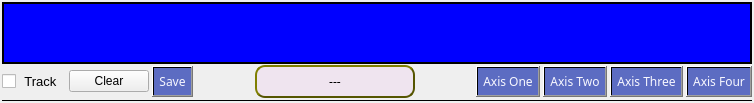
<?xml version="1.0" encoding="UTF-8"?>
<ui version="4.0">
 <class>PlotWidget</class>
 <widget class="QWidget" name="PlotWidget">
  <property name="geometry">
   <rect>
    <x>0</x>
    <y>0</y>
    <width>754</width>
    <height>103</height>
   </rect>
  </property>
  <property name="font">
   <font>
    <stylestrategy>PreferAntialias</stylestrategy>
   </font>
  </property>
  <property name="windowTitle">
   <string>PlotWidget</string>
  </property>
  <property name="styleSheet">
   <string notr="true"/>
  </property>
  <layout class="QGridLayout" name="gridLayout_2">
   <property name="leftMargin">
    <number>2</number>
   </property>
   <property name="topMargin">
    <number>2</number>
   </property>
   <property name="rightMargin">
    <number>2</number>
   </property>
   <property name="bottomMargin">
    <number>1</number>
   </property>
   <property name="horizontalSpacing">
    <number>2</number>
   </property>
   <property name="verticalSpacing">
    <number>1</number>
   </property>
   <item row="0" column="0">
    <widget class="QFrame" name="frame">
     <property name="styleSheet">
      <string notr="true">background:rgb(0, 0, 255)</string>
     </property>
     <property name="frameShape">
      <enum>QFrame::Box</enum>
     </property>
     <property name="frameShadow">
      <enum>QFrame::Plain</enum>
     </property>
     <property name="lineWidth">
      <number>2</number>
     </property>
     <property name="midLineWidth">
      <number>1</number>
     </property>
     <layout class="QGridLayout" name="gridLayout">
      <property name="leftMargin">
       <number>1</number>
      </property>
      <property name="topMargin">
       <number>1</number>
      </property>
      <property name="rightMargin">
       <number>1</number>
      </property>
      <property name="bottomMargin">
       <number>1</number>
      </property>
      <property name="spacing">
       <number>1</number>
      </property>
      <item row="0" column="0">
       <widget class="QCustomPlot" name="customPlot1" native="true">
        <property name="cursor">
         <cursorShape>ArrowCursor</cursorShape>
        </property>
       </widget>
      </item>
      <item row="0" column="1">
       <widget class="QCustomPlot" name="customPlot2" native="true">
        <property name="cursor">
         <cursorShape>ArrowCursor</cursorShape>
        </property>
       </widget>
      </item>
      <item row="1" column="1">
       <widget class="QCustomPlot" name="customPlot4" native="true">
        <property name="font">
         <font>
          <stylestrategy>PreferAntialias</stylestrategy>
         </font>
        </property>
        <property name="cursor">
         <cursorShape>ArrowCursor</cursorShape>
        </property>
        <layout class="QGridLayout" name="gridLayout_3"/>
       </widget>
      </item>
      <item row="1" column="0">
       <widget class="QCustomPlot" name="customPlot3" native="true">
        <property name="cursor">
         <cursorShape>ArrowCursor</cursorShape>
        </property>
       </widget>
      </item>
     </layout>
    </widget>
   </item>
   <item row="1" column="0">
    <layout class="QHBoxLayout" name="horizontalLayout">
     <property name="spacing">
      <number>3</number>
     </property>
     <item>
      <widget class="QCheckBox" name="trackCheckBox">
       <property name="font">
        <font>
         <family>Arial</family>
         <pointsize>10</pointsize>
         <weight>50</weight>
         <bold>false</bold>
         <underline>false</underline>
         <strikeout>false</strikeout>
         <stylestrategy>PreferAntialias</stylestrategy>
        </font>
       </property>
       <property name="text">
        <string> Track </string>
       </property>
       <property name="tristate">
        <bool>false</bool>
       </property>
      </widget>
     </item>
     <item>
      <widget class="QPushButton" name="clearButton">
       <property name="styleSheet">
        <string notr="true">color: rgb(248, 248, 255);
border-color: rgb(0, 0, 85);
min-width: 4em;
min-height:1.2em;
padding: 6px;
font: Arial 19px;
background:qlineargradient(spread:reflect, x1:0.555, y1:0.471818, x2:0.704, y2:0.692864, stop:1 rgba(119, 26, 26, 216));
pressed{background: white;};</string>
       </property>
       <property name="text">
        <string>Clear</string>
       </property>
      </widget>
     </item>
     <item>
      <widget class="QPushButton" name="saveButton">
       <property name="styleSheet">
        <string notr="true">color: rgb(248, 248, 255);
border-color: rgb(0, 0, 85);
min-width: 4em;
min-height:1.2em;
padding: 6px;
font: Arial 19px;
background:qlineargradient(spread:reflect, x1:0.555, y1:0.471818, x2:0.704, y2:0.692864, stop:1 rgba(0, 26, 166, 157))</string>
       </property>
       <property name="text">
        <string>Save</string>
       </property>
      </widget>
     </item>
     <item>
      <spacer name="horizontalSpacer_2">
       <property name="orientation">
        <enum>Qt::Horizontal</enum>
       </property>
       <property name="sizeHint" stdset="0">
        <size>
         <width>40</width>
         <height>20</height>
        </size>
       </property>
      </spacer>
     </item>
     <item>
      <widget class="QLabel" name="infoLabel">
       <property name="sizePolicy">
        <sizepolicy hsizetype="Fixed" vsizetype="Fixed">
         <horstretch>0</horstretch>
         <verstretch>0</verstretch>
        </sizepolicy>
       </property>
       <property name="minimumSize">
        <size>
         <width>160</width>
         <height>33</height>
        </size>
       </property>
       <property name="maximumSize">
        <size>
         <width>300</width>
         <height>33</height>
        </size>
       </property>
       <property name="font">
        <font>
         <family>20px</family>
         <weight>50</weight>
         <italic>false</italic>
         <bold>false</bold>
        </font>
       </property>
       <property name="cursor">
        <cursorShape>ArrowCursor</cursorShape>
       </property>
       <property name="styleSheet">
        <string notr="true">border-style: outset;
border-width: 2px;
border-radius: 10px;
border-color:rgb(85, 85, 0);
min-width: 12em;
min-height:1.4em;
padding: 6px;
font: Arial 20px;
background:qlineargradient(spread:reflect, x1:0.555, y1:0.471818, x2:0.704, y2:0.692864, stop:1 rgba(238, 210, 238, 104))</string>
       </property>
       <property name="frameShape">
        <enum>QFrame::Box</enum>
       </property>
       <property name="frameShadow">
        <enum>QFrame::Plain</enum>
       </property>
       <property name="text">
        <string>             ---             </string>
       </property>
       <property name="alignment">
        <set>Qt::AlignCenter</set>
       </property>
       <property name="margin">
        <number>3</number>
       </property>
      </widget>
     </item>
     <item>
      <spacer name="horizontalSpacer">
       <property name="orientation">
        <enum>Qt::Horizontal</enum>
       </property>
       <property name="sizeHint" stdset="0">
        <size>
         <width>48</width>
         <height>20</height>
        </size>
       </property>
      </spacer>
     </item>
     <item>
      <widget class="QPushButton" name="axisOneButton">
       <property name="styleSheet">
        <string notr="true">color: rgb(248, 248, 255);
border-color: rgb(0, 0, 85);
min-width: 4em;
min-height:1.2em;
padding: 6px;
font: Arial 19px;
background:qlineargradient(spread:reflect, x1:0.555, y1:0.471818, x2:0.704, y2:0.692864, stop:1 rgba(0, 26, 166, 157))</string>
       </property>
       <property name="text">
        <string>Axis One</string>
       </property>
      </widget>
     </item>
     <item>
      <widget class="QPushButton" name="axisTwoButton">
       <property name="styleSheet">
        <string notr="true">color: rgb(248, 248, 255);
border-color: rgb(0, 0, 85);
min-width: 4em;
min-height:1.2em;
padding: 6px;
font: Arial 19px;
background:qlineargradient(spread:reflect, x1:0.555, y1:0.471818, x2:0.704, y2:0.692864, stop:1 rgba(0, 26, 166, 157))</string>
       </property>
       <property name="text">
        <string>Axis Two</string>
       </property>
      </widget>
     </item>
     <item>
      <widget class="QPushButton" name="axisThreeButton">
       <property name="styleSheet">
        <string notr="true">color: rgb(248, 248, 255);
border-color: rgb(0, 0, 85);
min-width: 4em;
min-height:1.2em;
padding: 6px;
font: Arial 19px;
background:qlineargradient(spread:reflect, x1:0.555, y1:0.471818, x2:0.704, y2:0.692864, stop:1 rgba(0, 26, 166, 157))</string>
       </property>
       <property name="text">
        <string>Axis Three</string>
       </property>
      </widget>
     </item>
     <item>
      <widget class="QPushButton" name="axisFourButton">
       <property name="styleSheet">
        <string notr="true">color: rgb(248, 248, 255);
border-color: rgb(0, 0, 85);
min-width: 4em;
min-height:1.2em;
padding: 6px;
font: Arial 19px;
background:qlineargradient(spread:reflect, x1:0.555, y1:0.471818, x2:0.704, y2:0.692864, stop:1 rgba(0, 26, 166, 157))</string>
       </property>
       <property name="text">
        <string>Axis Four</string>
       </property>
      </widget>
     </item>
    </layout>
   </item>
   <item row="2" column="0">
    <widget class="Line" name="line">
     <property name="frameShadow">
      <enum>QFrame::Plain</enum>
     </property>
     <property name="lineWidth">
      <number>0</number>
     </property>
     <property name="orientation">
      <enum>Qt::Horizontal</enum>
     </property>
    </widget>
   </item>
  </layout>
 </widget>
 <layoutdefault spacing="6" margin="11"/>
 <customwidgets>
  <customwidget>
   <class>QCustomPlot</class>
   <extends>QWidget</extends>
   <header>qcustomplot.h</header>
   <container>1</container>
  </customwidget>
 </customwidgets>
 <resources/>
 <connections/>
</ui>
